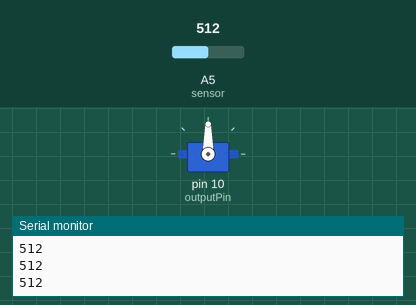
A sketch run on a simulated Arduino Uno, built with avr-gcc and run on an emulated ATmega328P. On the bench: servo, the last lines printed to the serial monitor. The inputs (shaded band) are chosen by the test bench; at power-on: A5 (sensor) = 512.

Above: at 1.2 s.
1.3 s: A5 (sensor) set to 716
At 2.3 s:
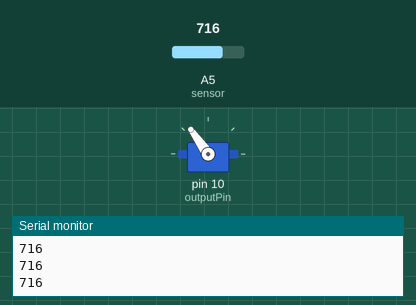
2.8 s: A5 (sensor) set to 900
At 3.9 s:
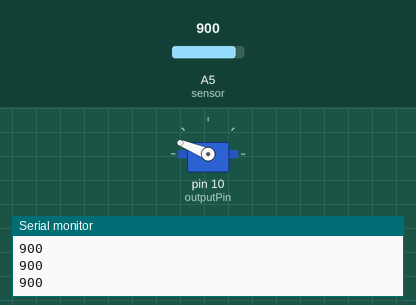
4.3 s: A5 (sensor) set to 1023
At 5.5 s:
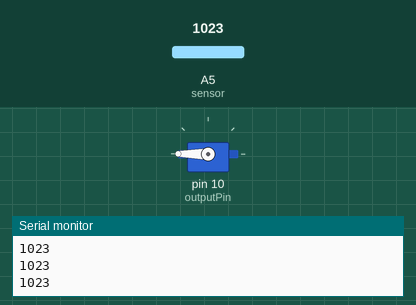
5.8 s: A5 (sensor) set to 306
At 7.0 s:
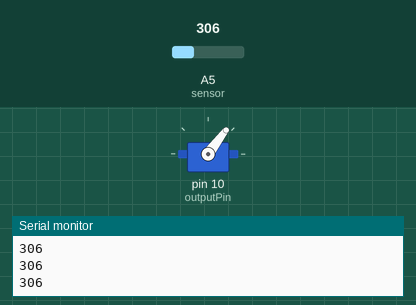
7.3 s: A5 (sensor) set to 122
At 8.1 s:
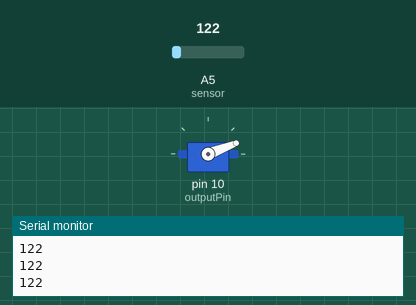
8.8 s: A5 (sensor) set to 0
At 9.7 s:
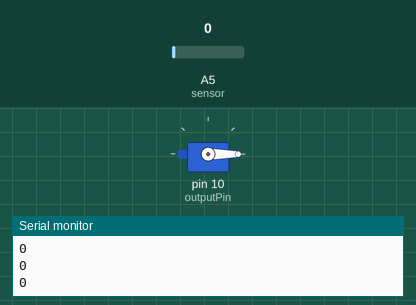
Timing chart, 0 to 11.3 s (numbered marks = the images above; inputs shaded):
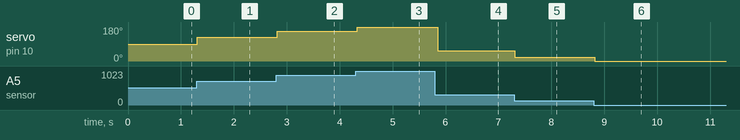

Measured:
- after the input at 1.3 s, servo on pin 10 (outputPin): 90° → 125° at once
- after the input at 2.8 s, servo on pin 10 (outputPin): 125° → 158° at once
- after the input at 4.3 s, servo on pin 10 (outputPin): 158° → 180° at once
- after the input at 5.8 s, servo on pin 10 (outputPin): 180° → 53° after 0.05 s
- after the input at 7.3 s, servo on pin 10 (outputPin): 53° → 21° at once
- after the input at 8.8 s, servo on pin 10 (outputPin): 21° → 0° at once

The sketch:

assignment2_b.ino
```cpp
//declare servo header files
#include<Servo.h>

//declare the necessary variables
Servo servoMotor;
int sensor=A5;
int sensorValue;
int outputPin = 10;
int LOWER_BOUND = 0, UPPER_BOUND = 180;
int LOWER_SENSOR_READING = 0, UPPER_SENSOR_READING = 1023;
void setup() {
  // put your setup code here, to run once:
  servoMotor.attach(outputPin);
  Serial.begin(9600);
}

void loop() {
  // put your main code here, to run repeatedly:
  sensorValue=analogRead(sensor);
   Serial.println(sensorValue);
  int degree=map(sensorValue,LOWER_SENSOR_READING,UPPER_SENSOR_READING,LOWER_BOUND,UPPER_BOUND);
  servoMotor.write(degree);
  delay(50);
}
```
